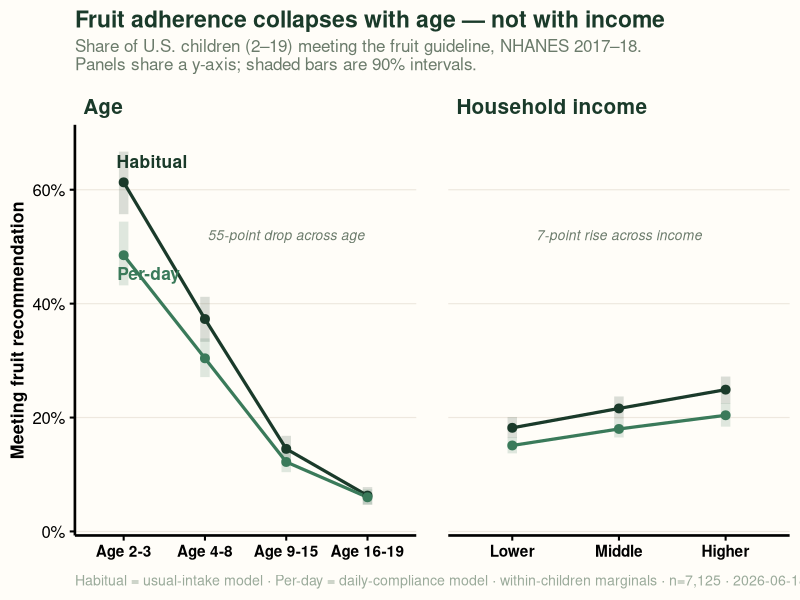

The R source for this figure:
suppressPackageStartupMessages({
  library(ggplot2)
})

out_png <- "C:/GitHub/linkedin_profile/substack_assets/posts/2026-06-18-its-not-the-price-of-fruit/hero_age_vs_income.png"

## --- FRESH palette (skill tokens) ---
ink      <- "#1a3a2a"  # habitual emphasis
ink_line <- "#3a7a5a"  # per-day
muted    <- "#6b7b6b"
paper    <- "#fffdf8"
line_soft<- "#eee8df"

## --- fonts: use house fonts if installed, else graceful fallback ---
fams <- tryCatch(systemfonts::system_fonts()$family, error = function(e) character(0))
pick <- function(cands, fallback) { hit <- cands[cands %in% fams]; if (length(hit)) hit[1] else fallback }
base_family  <- pick(c("Source Sans 3", "Source Sans Pro", "Segoe UI"), "sans")
title_family <- pick(c("Lora", "Georgia"), base_family)

## --- data (within children 2-19); % meeting fruit rec, 90% UI ---
d <- read.csv(text = "
panel,xlab,series,est,lo,hi
Age,Age 2-3,Habitual,61.3,55.7,66.7
Age,Age 4-8,Habitual,37.3,33.3,41.2
Age,Age 9-15,Habitual,14.5,12.3,16.8
Age,Age 16-19,Habitual,6.3,4.7,7.8
Age,Age 2-3,Per-day,48.5,43.2,54.4
Age,Age 4-8,Per-day,30.4,27.1,33.9
Age,Age 9-15,Per-day,12.2,10.4,14.0
Age,Age 16-19,Per-day,6.0,4.7,7.4
Household income,Lower,Habitual,18.2,16.4,20.1
Household income,Middle,Habitual,21.6,19.7,23.7
Household income,Higher,Habitual,24.9,22.4,27.2
Household income,Lower,Per-day,15.1,13.7,16.5
Household income,Middle,Per-day,18.0,16.5,19.7
Household income,Higher,Per-day,20.4,18.4,22.5
", strip.white = TRUE)

d$panel <- factor(d$panel, levels = c("Age", "Household income"))
d$xlab  <- factor(d$xlab, levels = c("Age 2-3","Age 4-8","Age 9-15","Age 16-19",
                                     "Lower","Middle","Higher"))
d$series <- factor(d$series, levels = c("Habitual","Per-day"))
pal <- c(Habitual = ink, `Per-day` = ink_line)

## series direct-labels (age panel, at the top-left point)
labs_df <- subset(d, panel == "Age" & xlab == "Age 2-3")
labs_df$vjust <- ifelse(labs_df$series == "Habitual", -1.1, 1.9)

## spread annotations
ann <- read.csv(text = "
panel,xlab,y,txt
Age,Age 9-15,52,55-point drop across age
Household income,Middle,52,7-point rise across income
", strip.white = TRUE)
ann$panel <- factor(ann$panel, levels = levels(d$panel))
ann$xlab  <- factor(ann$xlab,  levels = levels(d$xlab))

p <- ggplot(d, aes(xlab, est, colour = series, group = series)) +
  geom_linerange(aes(ymin = lo, ymax = hi), linewidth = 3.2, alpha = 0.16) +
  geom_line(linewidth = 1.1) +
  geom_point(size = 2.7) +
  geom_text(data = labs_df, aes(label = series, vjust = vjust),
            family = base_family, fontface = "bold", hjust = 0.1, size = 4.4,
            show.legend = FALSE) +
  geom_text(data = ann, aes(xlab, y, label = txt), inherit.aes = FALSE,
            family = base_family, colour = muted, size = 3.5, fontface = "italic") +
  facet_wrap(~panel, scales = "free_x", nrow = 1) +
  scale_colour_manual(values = pal) +
  scale_y_continuous(limits = c(0, 70), breaks = seq(0, 60, 20),
                     labels = function(z) paste0(z, "%"),
                     expand = expansion(mult = c(0.01, 0.02))) +
  labs(
    title    = "Fruit adherence collapses with age — not with income",
    subtitle = "Share of U.S. children (2–19) meeting the fruit guideline, NHANES 2017–18.\nPanels share a y-axis; shaded bars are 90% intervals.",
    caption  = "Habitual = usual-intake model · Per-day = daily-compliance model · within-children marginals · n=7,125 · 2026-06-18",
    x = NULL, y = "Meeting fruit recommendation"
  ) +
  theme_minimal(base_size = 15, base_family = base_family) +
  theme(
    plot.title         = element_text(face = "bold", colour = ink, family = title_family,
                                       size = rel(1.1), margin = margin(b = 4)),
    plot.subtitle      = element_text(colour = muted, size = rel(0.82), margin = margin(b = 10)),
    plot.caption       = element_text(colour = "#9aaa9a", hjust = 0, size = rel(0.68),
                                       margin = margin(t = 10)),
    plot.background    = element_rect(fill = paper, colour = NA),
    panel.background   = element_rect(fill = paper, colour = NA),
    panel.grid.major.x = element_blank(),
    panel.grid.minor   = element_blank(),
    panel.grid.major.y = element_line(colour = line_soft, linewidth = 0.4),
    panel.spacing      = unit(1.6, "lines"),
    axis.title.y       = element_text(face = "bold", colour = "black", size = rel(0.85)),
    axis.text.x        = element_text(face = "bold", colour = "black", size = rel(0.92)),
    axis.text.y        = element_text(colour = "black"),
    axis.line          = element_line(colour = "black", linewidth = 0.9),
    axis.ticks         = element_line(colour = "black", linewidth = 0.7),
    strip.background   = element_blank(),
    strip.text         = element_text(hjust = 0, face = "bold", colour = ink, size = rel(1.0)),
    legend.position    = "none"
  )

dev_ok <- requireNamespace("ragg", quietly = TRUE)
ggsave(out_png, p, width = 9.6, height = 5.3, dpi = 600, bg = paper,
       device = if (dev_ok) ragg::agg_png else "png")
cat("WROTE", out_png, "\n")
